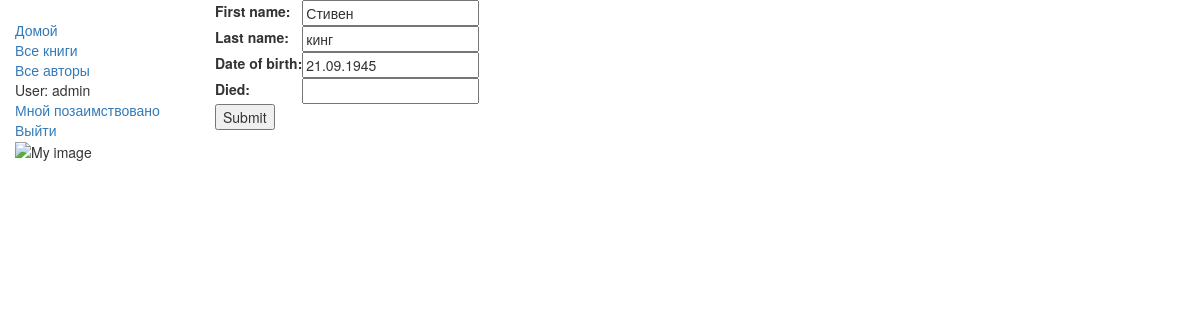
Screenshot of /catalog/author/1/update/ (signed in) with the database file from the repository.
### catalog/models.py (models this page shows, shortened)
class Author(models.Model):
    first_name = models.CharField(max_length=100)
    last_name = models.CharField(max_length=100)
    date_of_birth = models.DateField(null=True, blank=True)
    date_of_death = models.DateField('Died', null=True, blank=True)

### catalog/views.py (the view)
# urls.py: path('author/<int:pk>/update/', views.AuthorUpdate.as_view(), name='author-update'),
class AuthorUpdate(UpdateView):
    model = Author
    fields = ['first_name', 'last_name', 'date_of_birth', 'date_of_death']

### catalog/templates/catalog/author_form.html (shortened to what this page needs)
{% extends "base_generic.html" %}
{% block content %}
<form action="" method="post">
    <table>
    {{ form.as_table }}
    </table>
    <input type="submit" value="Submit" />
</form>
{% endblock %}

### catalog/templates/base_generic.html (shortened to what this page needs)
<!DOCTYPE html>
<html lang="en">
<head>
    <link rel="stylesheet" href="https://maxcdn.bootstrapcdn.com/bootstrap/3.3.7/css/bootstrap.min.css">
    {% load static %}
    <link rel="stylesheet" href="{% static 'css/styles.css' %}">
</head>
<body>
<div class="container-fluid">
    <div class="row">
        <div class="col-sm-2">
            {% block sidebar %}
            <ul class="sidebar-nav">
                <li><a href="{% url 'index' %}">Домой</a></li>
                <li><a href="{% url 'books' %}">Все книги</a></li>
                <li><a href="{% url 'authors' %}">Все авторы</a></li>
                {% if user.is_authenticated %}
                <li>User: {{ user.get_username }}</li>
                <li><a href="{% url 'my-borrowed' %}">Мной позаимствовано</a></li>
                <li><a href="{% url 'logout'%}?next={{request.path}}">Выйти</a></li>
                {% else %}
                <li><a href="{% url 'login'%}?next={{request.path}}">Логин</a></li>
                {% endif %}
                {% load static %}
                <img src="{% static 'catalog/images/local_library_model_uml.png' %}" alt="My image" style="width:555px;height:540px;"/>
            </ul>
            {% endblock %}
        </div>
        <div class="col-sm-10 ">
            {% block content %}{% endblock %}
        </div>
    </div>
</div>
</body>
</html>

### catalog/static/css/styles.css (style rules this page uses)
.sidebar-nav { margin-top: 20px; padding: 0; list-style: none; }

### rows the page displays
Author: first_name "Стивен", last_name "кинг", date_of_birth "21.09.1945"

### other values shown
{{ user.get_username }} "admin"
